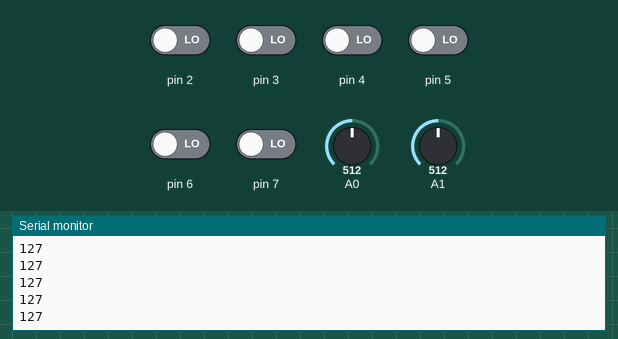
A sketch run on a simulated Arduino Uno, built with avr-gcc and run on an emulated ATmega328P. Shown: the last lines printed to the serial monitor. The test bench sets the inputs (shaded band); at power-on: pin 2–7 LOW, A0 = 512, A1 = 512.

Above: at 1.2 s.
1.3 s: A0 set to 716
At 1.8 s:
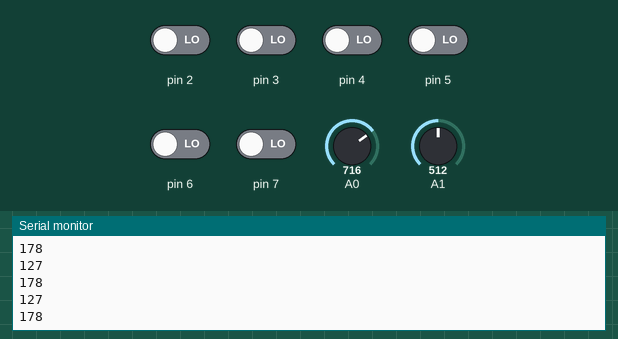
2.8 s: A1 set to 306
At 3.8 s:
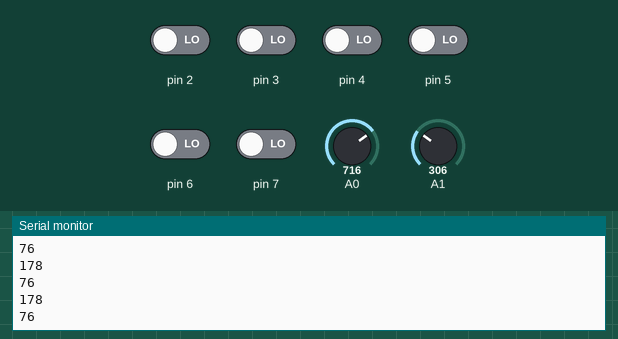
4.3 s: A0 set to 900
At 5.3 s:
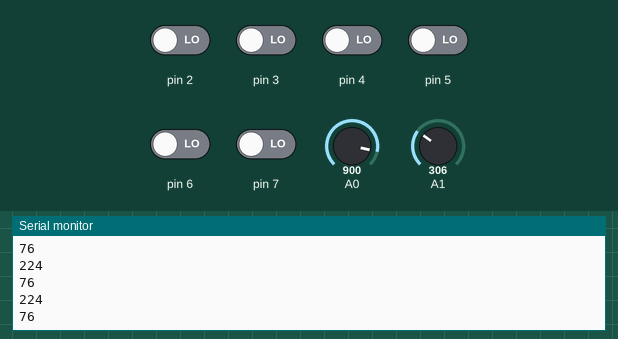
5.8 s: A1 set to 122
At 6.6 s:
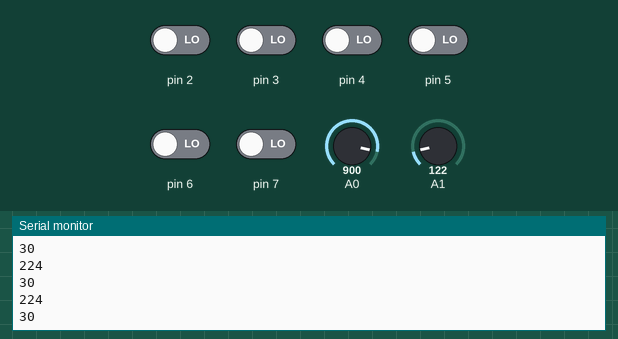
Timing chart, 0 to 8.3 s (numbered marks = the images above; inputs shaded):
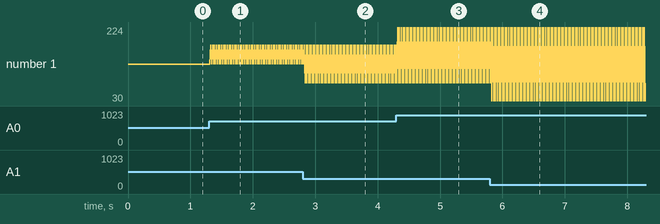

The sketch:

igs_Sender.ino
```cpp
#include <SoftwareSerial.h>
bool Forward;
bool Reverse;
bool Brake_Hold;
bool Brake_Release;
bool Depth_Set;
bool Depth_Reset;
SoftwareSerial HC12(10, 11); // HC-12 TX Pin, HC-12 RX Pin
void setup() {
  pinMode(2, INPUT);
  pinMode(3, INPUT);
  pinMode(4, INPUT);
  pinMode(5, INPUT);
  pinMode(6, INPUT);
  pinMode(7, INPUT);
  pinMode(A0, INPUT);
  pinMode(A1, INPUT);
  Serial.begin(9600);
  HC12.begin(9600);
}
void loop()
{
  int Intensity = analogRead(A0);
  int Speed = analogRead(A1);
  Intensity = map(Intensity, 0, 1024, 0, 255);
  Speed = map(Speed, 0, 1024, 0, 255);
  HC12.print("a");
  HC12.print(Intensity);
  Serial.println(Intensity);
  delay(10);
  HC12.print("b");
  HC12.print(Speed);
  Serial.println(Speed);
  delay(10);
  //-------------Pot Finished ----------------------//
  Forward=digitalRead(3);
  Reverse=digitalRead(2);
  Brake_Hold=digitalRead(5);
  Brake_Release=digitalRead(4);
  Depth_Set=digitalRead(6);
  Depth_Reset=digitalRead(7);

  if ( Forward== HIGH)//Forward
  {
    Reverse=LOW;
    HC12.print("c");
  }
  if (Reverse== HIGH)//Reverse
  {
    Forward=LOW;
    HC12.print("d");
  }
  if (Brake_Hold == HIGH)//Brake HOLD
  {
    Brake_Release=LOW;
    HC12.print("e");
  }
  if (Brake_Release== HIGH)//Brake Release
  {
    Brake_Hold=LOW;
    HC12.print("f");
  }
  if ( Depth_Reset== HIGH)//Depth Reset
  {
    HC12.print("g");
  }
  if (Depth_Set == HIGH)//Depth Set
  {
    HC12.print("h");
  }


}
```

Measured:
- after the input at 1.3 s, the serial monitor: prints a new line at once (image 1)
- after the input at 2.8 s, the serial monitor: prints a new line at once (image 2)
- after the input at 4.3 s, the serial monitor: prints a new line at once (image 3)
- after the input at 5.8 s, the serial monitor: prints a new line at once (image 4)
- plotted number 1: 127 → 178 after the input at 1.3 s, 178 → 224 after the input at 4.3 s, 224 → 30 after the input at 5.8 s
